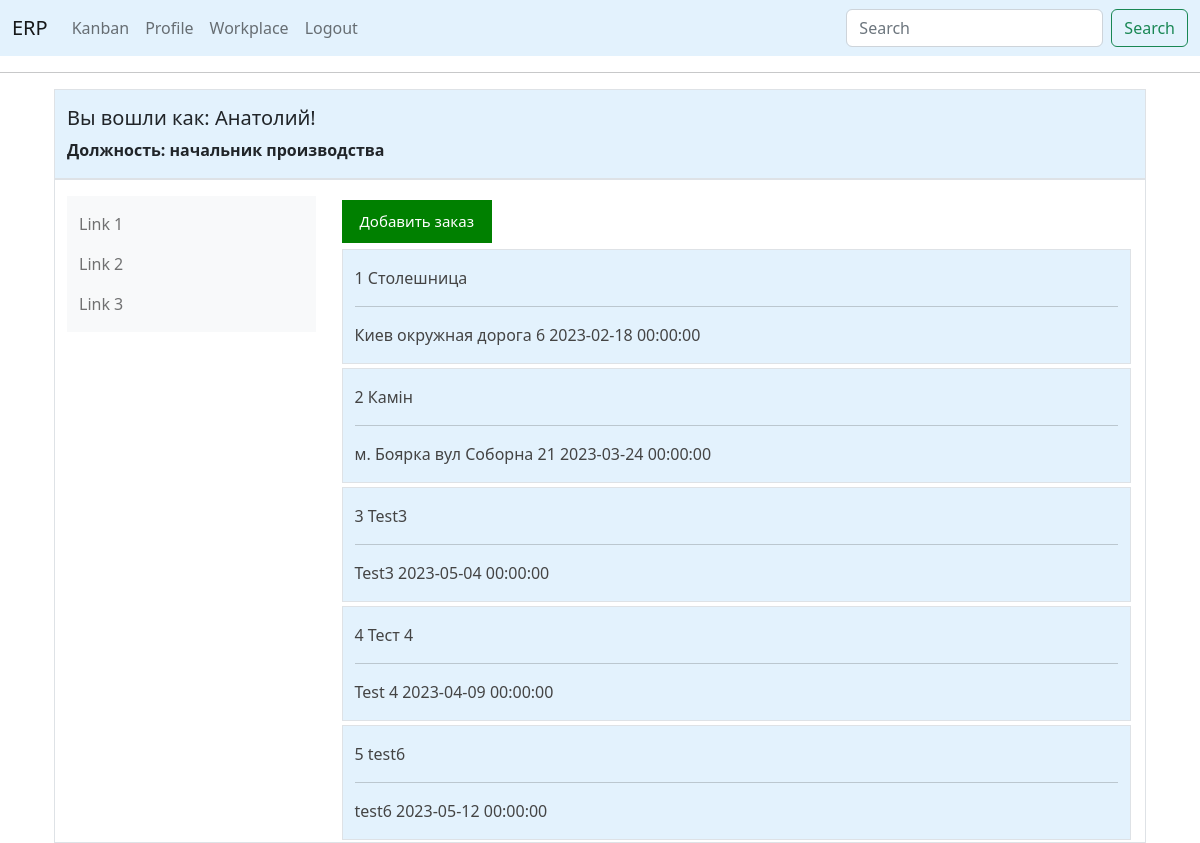
The page /index (signed in) on the database its author committed.
### app/models.py (models this page shows, shortened)
class User(UserMixin, db.Model):
    id = db.Column(db.Integer, primary_key=True)
    first_name = db.Column(db.String(150), index=True)
    last_name = db.Column(db.String(150), index=True)
    phone = db.Column(db.String(120), index=True, unique=True)
    username = db.Column(db.String(64), index=True, unique=True)
    password_hash = db.Column(db.String(128))
    specialization_id = db.Column(db.Integer, db.ForeignKey('specialization.id'), nullable=False)
    posts = db.relationship('Post', backref='author', lazy='dynamic')
    followed = db.relationship(
        'User', secondary=followers,
        primaryjoin=(followers.c.follower_id == id),
        secondaryjoin=(followers.c.followed_id == id),
        backref=db.backref('followers', lazy='dynamic'), lazy='dynamic')

class Specialization(db.Model):
    id = db.Column(db.Integer, primary_key=True)
    job_departmet = db.Column(db.String(200), index=True)
    job_title = db.Column(db.String(150), index=True, unique=True)
    users = db.relationship('User', backref='employee',
                            lazy=True)  # this is not a table field, the code sets the relation of the specialization

class OrderClient(db.Model):
    id = db.Column(db.Integer, primary_key=True)
    title_order = db.Column(db.String(300))
    title_stone = db.Column(db.String(300))
    object_description = db.Column(db.String(2000))
    address = db.Column(db.String(5000))  # address of project
    deadline = db.Column(db.DateTime)  # when do we need to finish the project
    measurements = db.Column(db.Boolean, default=False, nullable=False)  # choice - Fals/True, do we need measures
    project_drawing = db.Column(db.Boolean, default=False,
                                nullable=False)  # choice - Fals/True, do we need project drawing
    control = db.Column(db.Boolean, default=False, nullable=False)
    clients_id = db.Column(db.Integer, db.ForeignKey('clients.id'),
                           nullable=False)  # relationship to table "clients" meny to one
    def __repr__(self):
        return f'Заказ №: {self.id} {self.title_order}, {self.address}, Конечная дата: {self.deadline}, ' \
               f'Замеры: {self.measurements}, Чертежи: {self.project_drawing}, Контроль: {self.control}'

### app/routes.py (the view)
@app.route('/')
@app.route('/index')
@login_required
def index():
    client_order = OrderClient.query.all()
    user_spec = current_user.specialization_id
    if user_spec == 2:
        next_page = request.args.get('next')
        if not next_page or url_parse(next_page).netloc != '':
            next_page = url_for('workplace')
        return redirect(next_page)
    return render_template('index.html', title='Главная', client_order=client_order)

### app/models.py (called while the page is built)
@login.user_loader
def load_user(id):
    return User.query.get(int(id))

### app/templates/index.html (shortened to what this page needs)
{% if current_user.specialization_id is ne(2)%}
{% extends "base_bootstrap.html" %}
{% else %}
{% extends "base.html" %}
{% endif %}
{% block content %}
<form action="{{ url_for('add_order') }}" method="get" target="_blank">
    <button type="submit" class="button"> Добавить заказ </button>
</form>
{% for order in client_order %}
<button class="accordion" id="rcorners2">
    <div class="container-sm pt-3 border " style="background-color: #e3f2fd">
    <p> {{ order.id }} {{ order.title_order }} </p>
    <hr>
    <p>{{ order.address }} {{ order.deadline }}</p>
    </div>
</button>
{% endfor %}
{% endblock %}

### app/templates/base_bootstrap.html (shortened to what this page needs)
<!doctype html>
<html>
<link href="https://cdn.jsdelivr.net/npm/bootstrap@5.2.3/dist/css/bootstrap.min.css" rel="stylesheet"
>
<head>
    <nav class="navbar navbar-expand-lg bg-body-tertiary" style="background-color: #e3f2fd;">
        <div class="container-fluid">
            <a class="navbar-brand" href="{{ url_for('index') }}">ERP</a>
            <div class="collapse navbar-collapse" id="navbarSupportedContent">
                <ul class="navbar-nav me-auto mb-2 mb-lg-0">
                    {% if current_user.is_anonymous %}
                    <li class="nav-item">
                        <a class="nav-link active" aria-current="page" href="{{ url_for('index') }}">Home</a>
                    </li>
                    <li class="nav-item">
                        <a class="nav-link" href="{{ url_for('login') }}">Login</a>
                    </li>
                    {% else %}
                    <li class="nav-item">
                        <a class="nav-link" href="{{ url_for('kanban') }}">Kanban</a>
                    </li>
                    <li class="nav-item">
                        <a class="nav-link" href="{{ url_for('user', username=current_user.username) }}">Profile</a>
                    </li>
                    <li class="nav-item">
                        <a class="nav-link" href="{{ url_for('workplace') }}">Workplace</a>
                    </li>
                    <li class="nav-item">
                        <a class="nav-link" href="{{ url_for('logout') }}">Logout</a>
                    </li>
                </ul>
                <form class="d-flex" role="search">
                    <input class="form-control me-2" type="search" placeholder="Search" aria-label="Search">
                    <button class="btn btn-outline-success" type="submit">Search</button>
                </form>
                {% endif %}
            </div>
        </div>
    </nav>
    <hr>
    <div class="container mt-3">
    <div class="container mt-3">
</head>
<body>
<div class="container-sm pt-3 border " style="background-color: #e3f2fd">
    <div>
        {% if current_user.is_authenticated %}
        <h5> Вы вошли как: {{ current_user.first_name }}!</h5>
        <p><strong>Должность: {{current_user.employee.job_title}}</strong></p>
        {% endif %}
    </div>
</div>
<div class="container-sm pt-3 border ">
    <div class="row">
        <div class="col-sm-3">
            <nav class="navbar bg-light">
                <div class="container-fluid">
                    <ul class="navbar-nav">
                        <li class="nav-item">
                            <a class="nav-link" href="#">Link 1</a>
                        </li>
                        <li class="nav-item">
                            <a class="nav-link" href="#">Link 2</a>
                        </li>
                        <li class="nav-item">
                            <a class="nav-link" href="#">Link 3</a>
                        </li>
                    </ul>
                </div>
            </nav>
        </div>
        <div class="col-sm-9">
            {% block content %}{% endblock %}
        </div>
    </div>
</div>
</body>
</html>

### app/templates/index.html (style rules this page uses)
.button { background-color: green; border: none; color: white; padding: 10px 18px; text-align: center; text-decoration: none; display: inline-block; font-size: 15px; margin: 4px 2px; cursor: pointer; }
.accordion { background-color: #eee; color: #444; cursor: pointer; padding: 10px; width: 100%; text-align: left; border: none; outline: none; transition: 0.4s; }
.accordion:after { content: '\02795'; font-size: 0px; color: #777; float: right; margin-left: 5px; }
#rcorners2 { border-radius: 10px; border: 2px solid white; background: #AEAEAE; padding: 0px; width: 100%; height: auto; }

### rows shown on the page
User: first_name "Анатолий"
Specialization: employee.job_title "начальник производства"
OrderClient: id "1", title_order "Столешница", address "Киев окружная дорога 6", deadline "2023-02-18 00:00:00"
OrderClient: id "2", title_order "Камін", address "м. Боярка вул Соборна 21", deadline "2023-03-24 00:00:00"
OrderClient: id "3", title_order "Test3", address "Test3", deadline "2023-05-04 00:00:00"
OrderClient: id "4", title_order "Тест 4", address "Test 4", deadline "2023-04-09 00:00:00"
OrderClient: id "5", title_order "test6", address "test6", deadline "2023-05-12 00:00:00"
